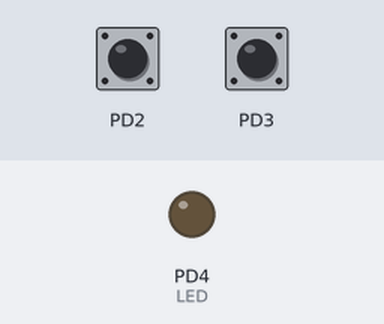
The program below on a simulated ATmega328P, built with avr-gcc and emulated at 16 MHz (the files do not name the chip). On the bench: output pins drawn as LEDs (lit = HIGH). The inputs (shaded band) are chosen by the test bench; at power-on: PD2 HIGH, PD3 HIGH.

Above: at 1.2 s.
1.3 s: PD2 pulled LOW for 0.15 s
At 1.7 s:
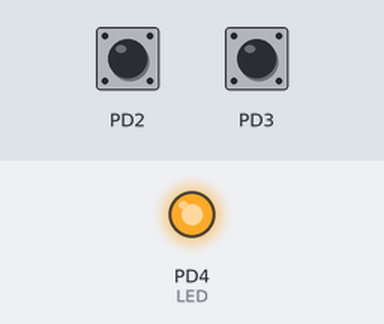
2.9 s: PD3 pulled LOW for 0.15 s
At 3.7 s:
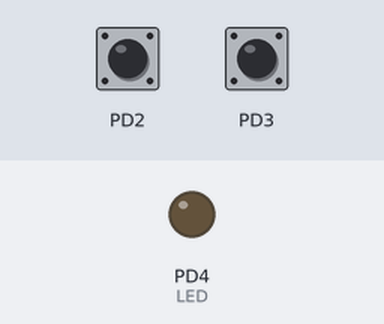
6.0 s: PD3 pulled LOW for 1 s
At 6.5 s:
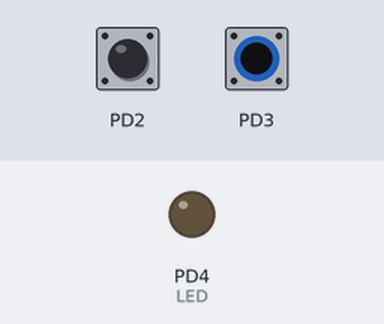
8.5 s: PD2 pulled LOW for 1 s
At 9.7 s:
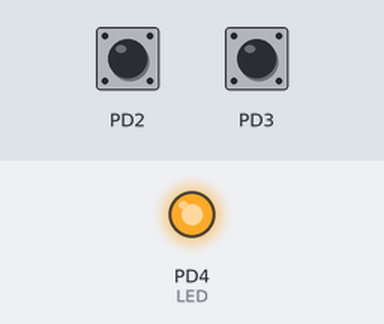
Timing chart, 0 to 40.4 s (numbered marks = the images above; inputs shaded):
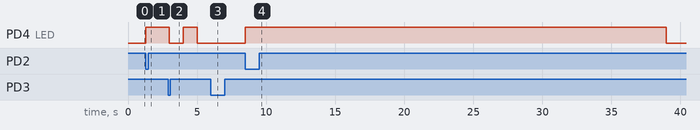

Measured:
- after the input at 1.3 s, PD4 (LED): LOW → HIGH at once
- after the input at 2.9 s, PD4 (LED): HIGH → LOW after 0.10 s, → HIGH 1.0 s later, → LOW 1.0 s later
- after the input at 6.0 s, PD4 (LED): stays LOW (without the input it goes to HIGH after 2.0 s)
- after the input at 8.5 s, PD4 (LED): LOW → HIGH at once, → LOW 30.5 s later

The program:

main.c
```c
#define F_CPU 16000000UL
#include <avr/io.h>
#include <avr/interrupt.h>

#define LED 4

typedef enum{
    IDLE, HEATING, PAUSED
} microwaveState;

volatile microwaveState currentState = 0;
volatile uint8_t overflow_counter = 0;
volatile uint8_t secondsLeft = 0;

void timer(){
    TCCR0B |= _BV(CS02) | _BV(CS00);
    TIMSK0 |= _BV(TOIE0);
}
ISR(TIMER0_OVF_vect){
    overflow_counter++;
    if(overflow_counter >= 61){
        overflow_counter = 0;
        if(currentState == HEATING){
            if(secondsLeft > 0){
                secondsLeft--;
            }else{
                currentState = IDLE;
            }
        }
        if(currentState == PAUSED){
            PORTD ^= _BV(LED);
        }
    }
}
ISR(INT0_vect){
    currentState = HEATING;
    secondsLeft += 30;
}
ISR(INT1_vect){
    if(currentState == HEATING){
        currentState = PAUSED;
    }else{
        currentState = IDLE;
        secondsLeft = 0;
    }
}

int main() {
    DDRD |= _BV(LED);
    PORTD |= _BV(2) | _BV(3);

    EICRA |= _BV(ISC01) | _BV(ISC11);
    EIMSK |= _BV(INT0) | _BV(INT1);
    timer();
    sei();

    while(1){
        switch(currentState){
            case IDLE:
            PORTD &= ~_BV(LED);
            break;
            case HEATING:
            PORTD |= _BV(LED);
            break;
            case PAUSED:
            break;
        }
    }
}
```
